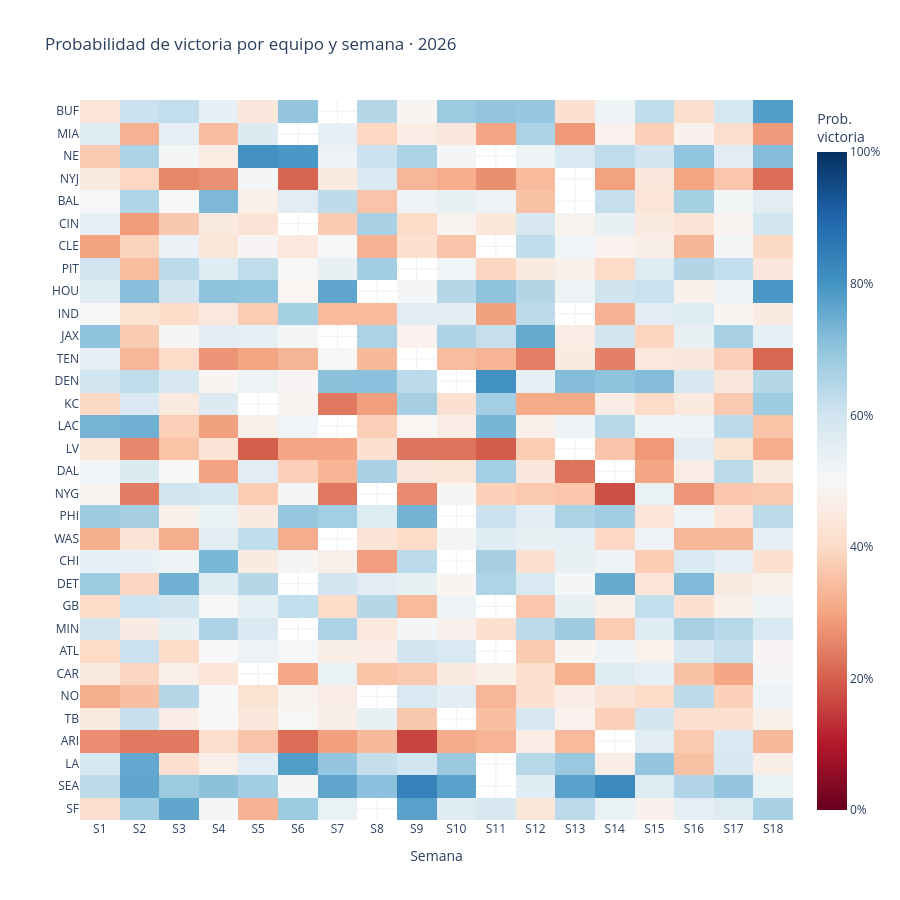

The notebook cell saved with this chart:
### Markdown cell above
## §6 · Heatmap — probabilidad de victoria por equipo y semana

Vista de toda la temporada: cada celda es la probabilidad de que ese equipo
gane su partido de esa semana (sin importar si jugó de local o visitante),
calculada con el ELO vigente al momento de jugarse (o el más reciente
disponible, para semanas futuras). El hover muestra rival, local/visitante
y si ya se jugó.

### Code cell
team_views = []
for t in sorted(final_elos.keys()):
    v = team_schedule_view(games_df, t)
    v['team'] = t
    team_views.append(v)

long_df = pd.concat(team_views, ignore_index=True)

prob_pivot   = long_df.pivot(index='team', columns='week', values='team_win_prob')
opp_pivot    = long_df.pivot(index='team', columns='week', values='opponent')
home_pivot   = long_df.pivot(index='team', columns='week', values='is_home')
played_pivot = long_df.pivot(index='team', columns='week', values='played')

# Ordenar equipos por conferencia/división para que el heatmap se lea mejor
team_order = sorted(prob_pivot.index, key=lambda t: (TEAM_CONF[t], TEAM_DIV[t], t))
prob_pivot, opp_pivot, home_pivot, played_pivot = (
    df.loc[team_order] for df in (prob_pivot, opp_pivot, home_pivot, played_pivot)
)

customdata = np.dstack([
    opp_pivot.values,
    np.where(home_pivot.values == True, 'Local', 'Visitante'),
    np.where(played_pivot.values == True, 'Jugado', 'Pendiente'),
])

fig = go.Figure(data=go.Heatmap(
    z=prob_pivot.values,
    x=[f'S{w}' for w in prob_pivot.columns],
    y=prob_pivot.index,
    customdata=customdata,
    colorscale='RdBu',
    zmid=0.5,
    zmin=0, zmax=1,
    colorbar=dict(title='Prob.<br>victoria', tickformat='.0%'),
    hovertemplate=(
        '<b>%{y}</b> · %{x}<br>'
        'Rival: %{customdata[0]} (%{customdata[1]})<br>'
        'Prob. victoria: %{z:.1%}<br>'
        '%{customdata[2]}<extra></extra>'
    ),
))
fig.update_layout(
    title=f'Probabilidad de victoria por equipo y semana · {SEASON}',
    template='plotly_white',
    height=900,
    xaxis_title='Semana',
    yaxis=dict(title='', autorange='reversed'),
)
fig.show()

### Figure 1 — Plotly figure (JSON) as saved in the notebook; plotly's stock layout.template omitted (floating-point values rounded to 4 significant figures; data arrays with more than 128 entries replaced by an {"elided": "..."} marker saying what was removed)
{"data": [{"colorbar": {"tickformat": ".0%", "title": {"text": "Prob.<br>victoria"}}, "colorscale": [[0, "rgb(103,0,31)"], [0.1, "rgb(178,24,43)"], [0.2, "rgb(214,96,77)"], [0.3, "rgb(244,165,130)"], [0.4, "rgb(253,219,199)"], [0.5, "rgb(247,247,247)"], [0.6, "rgb(209,229,240)"], [0.7, "rgb(146,197,222)"], [0.8, "rgb(67,147,195)"], [0.9, "rgb(33,102,172)"], [1, "rgb(5,48,97)"]], "customdata": {"elided": "32x18x3 str values"}, "hovertemplate": "<b>%{y}</b> · %{x}<br>Rival: %{customdata[0]} (%{customdata[1]})<br>Prob. victoria: %{z:.1%}<br>%{customdata[2]}<extra></extra>", "type": "heatmap", "x": ["S1", "S2", "S3", "S4", "S5", "S6", "S7", "S8", "S9", "S10", "S11", "S12", "S13", "S14", "S15", "S16", "S17", "S18"], "y": ["BUF", "MIA", "NE", "NYJ", "BAL", "CIN", "CLE", "PIT", "HOU", "IND", "JAX", "TEN", "DEN", "KC", "LAC", "LV", "DAL", "NYG", "PHI", "WAS", "CHI", "DET", "GB", "MIN", "ATL", "CAR", "NO", "TB", "ARI", "LA", "SEA", "SF"], "z": {"elided": "32x18 float values"}, "zmax": 1, "zmid": 0.5, "zmin": 0}], "layout": {"height": 900, "title": {"text": "Probabilidad de victoria por equipo y semana · 2026"}, "xaxis": {"title": {"text": "Semana"}}, "yaxis": {"autorange": "reversed", "title": {"text": ""}}}}
